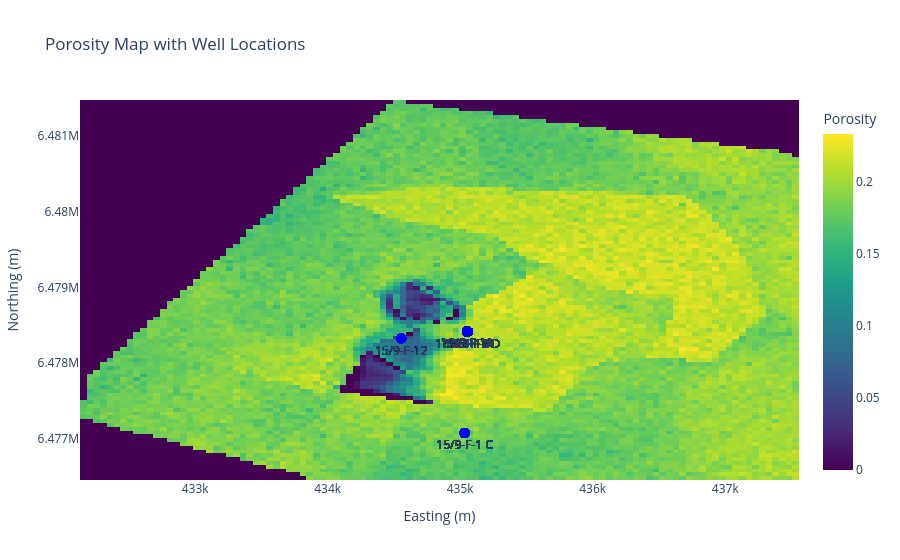

Write notebook code for a chart like this one.
### Code cell
# plot the Eclipse Wellname location from the WELSPECS_df on the porosity map
fig = go.Figure()

# porosity map
fig.add_trace(
             go.Heatmap(x=x_real,y=y_real,z=poro_avg,colorscale="Viridis",colorbar={"title": "Porosity"})
              )

# wells coordinate from WELSPECS_df
#fig.add_trace(
            #go.Scatter(x=WELSPECS_df["Easting"],y=WELSPECS_df["Northing"],mode="markers+text",text=WELSPECS_df["Eclipse Wellname"],textposition="top center",
                       #marker={"size": 10, "color": "red"},name="Wells")
             #)

# wells coordinate from production_df_field
fig.add_trace(
            go.Scatter(x=production_df_field["Easting_m"],y=production_df_field["Northing_m"],
                       mode="markers+text",
                       text=production_df_field["NPD_WELL_BORE_NAME"],
                       textposition="bottom center",
                       marker={"size": 10, "color": "blue"},
                       hoveron ="points",
                       name="Wells from prod DF")
             )

fig.update_layout(title="Porosity Map with Well Locations",xaxis_title="Easting (m)",yaxis_title="Northing (m)")

fig.show()
